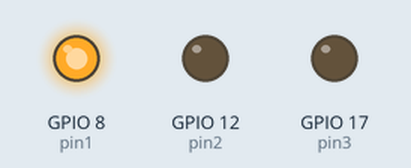
A program run on a simulated Raspberry Pi (BCM pin numbers). Parts: output pins drawn as LEDs (lit = HIGH).

Above: at 0.5 s.
At 1.5 s:
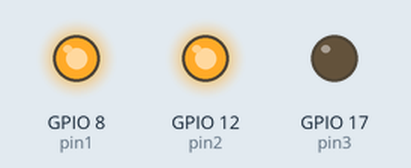
At 2.5 s:
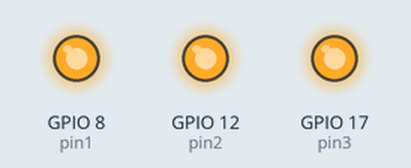
At 3.5 s:
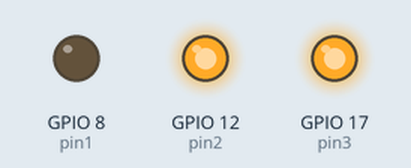
At 4.5 s:
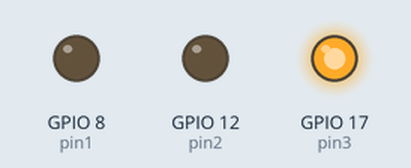
At 5.5 s:
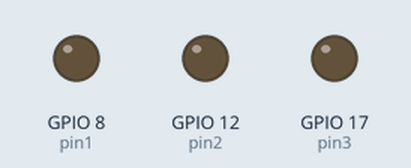
Timing chart, 0 to 7.8 s (numbered marks = the images above):
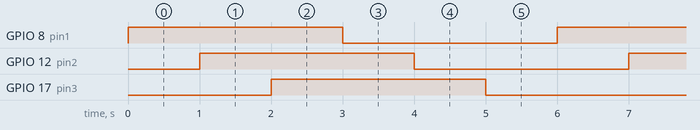

The program:

01_pattern_using_leds.py
```python
#pattern using LED's
from time import sleep
from RPi import GPIO

GPIO.setmode(GPIO.BCM)
GPIO.setwarnings(False)

pin1=8
pin2=12
pin3=17

GPIO.setup(pin1,GPIO.OUT,initial=GPIO.LOW)
GPIO.setup(pin2,GPIO.OUT,initial=GPIO.LOW)
GPIO.setup(pin3,GPIO.OUT,initial=GPIO.LOW)

while True:
    GPIO.output(pin1,GPIO.HIGH)
    sleep(1)
    GPIO.output(pin2,GPIO.HIGH)
    sleep(1)
    GPIO.output(pin3,GPIO.HIGH)
    sleep(1)
    GPIO.output(pin1,GPIO.LOW)
    sleep(1)
    GPIO.output(pin2,GPIO.LOW)
    sleep(1)
    GPIO.output(pin3,GPIO.LOW)
    sleep(1)


'''
from time import sleep
from RPI import GPIO as GPIO
GPIO.setmode(GPIO.BCM)
GPIO.setwraning(False)
GPIO.setup(pin, GPIO.PUT, initial=GPIO.LOW)
GPIO.output(pin, GPIO.HIGH)
GPIO.output(pin, GPIO.LOW)
'''
```

Measured:
- by itself, GPIO 8 (pin1), GPIO 12 (pin2), GPIO 17 (pin3): alternates HIGH for 3.0 s and LOW for 3.0 s
- by itself, everything shown: repeats every 6.0 s, in 6 steps
